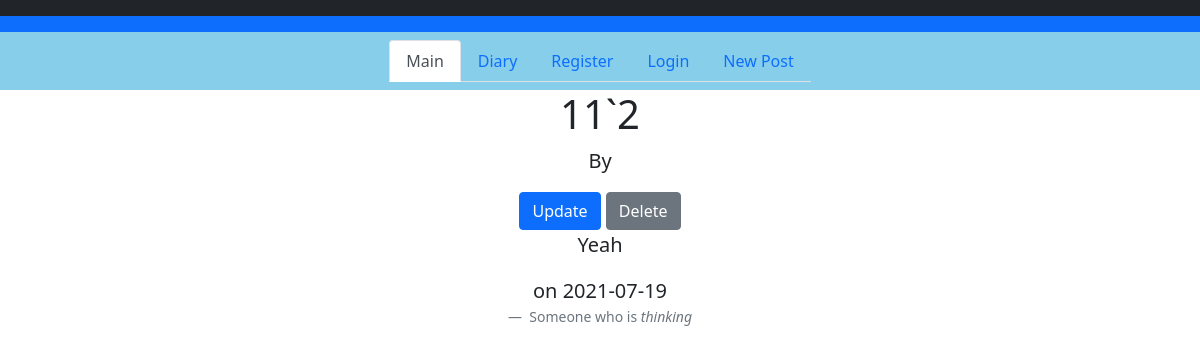
The app's page /post/4 with its own data.
### flaskblog/models.py (models this page shows, shortened)
class Post(db.Model):
	id = db.Column(db.Integer, primary_key=True)
	title = db.Column(db.String(100), nullable = False)
	date_posted = db.Column(db.DateTime, nullable = False, default=datetime.utcnow())
	content = db.Column(db.Text, nullable=False)
	user_id = db.Column(db.Integer, db.ForeignKey('user.id'), nullable=False)

### flaskblog/routes.py (the view)
@app.route("/post/<int:post_id>")
def post(post_id):
	post = Post.query.get_or_404(post_id)
	return render_template('post.html', title='post.title', post=post)

### flaskblog/templates/post.html (shortened to what this page needs)
{% extends "layout.html" %}
{% block content %}
    <h1>{{ post.title }}</h1>
    <p> By {{ post.author.username}}</p>
    <div>
        <a class="btn btn-primary" href="{{ url_for('update_post', post_id=post.id ) }}">Update</a>
        <button type="button" class="btn btn-secondary" data-bs-toggle="modal" data-bs-target="#exampleModal">Delete</button>
    </div>
    <p> {{ post.content }} </p>
    <p> on {{ post.date_posted.strftime('%Y-%m-%d') }} </p>
{% endblock content %}

### records on screen
Post: title "11`2", content "Yeah", date_posted "2021-07-19"
